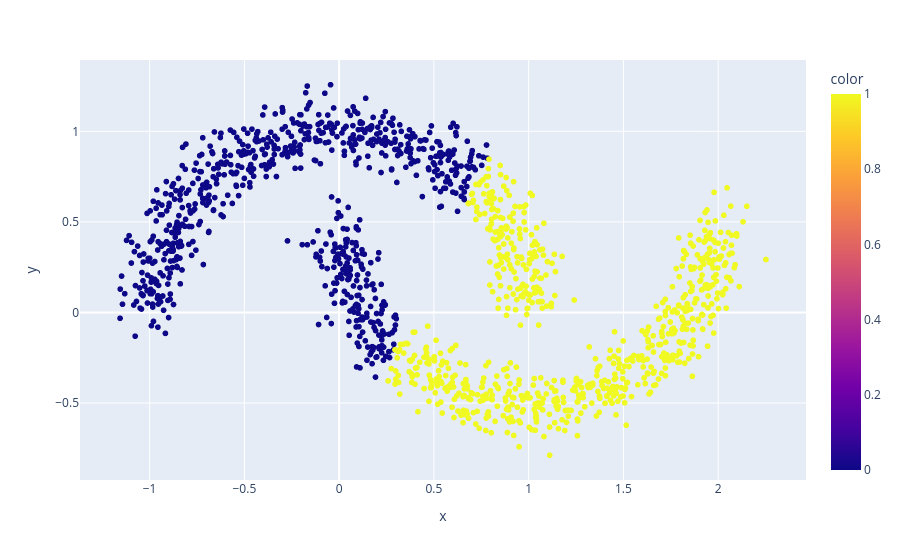

The code cell stored with this chart in its notebook:
### Code cell
Kmeans = KMeans(n_clusters=2)
rotulos_k = Kmeans.fit_predict(x_random)
grafico_k = px.scatter(x=x_random[:,0],y=x_random[:,1],color=rotulos_k)
grafico_k.show()

### Figure 1 — Plotly figure (JSON) as saved in the notebook; plotly's stock layout.template omitted (floating-point values rounded to 4 significant figures; data arrays with more than 128 entries replaced by an {"elided": "..."} marker saying what was removed)
{"data": [{"hovertemplate": "x=%{x}<br>y=%{y}<br>color=%{marker.color}<extra></extra>", "legendgroup": "", "marker": {"color": {"elided": "1500 int values"}, "coloraxis": "coloraxis", "symbol": "circle"}, "mode": "markers", "name": "", "showlegend": false, "type": "scattergl", "x": {"elided": "1500 float values"}, "xaxis": "x", "y": {"elided": "1500 float values"}, "yaxis": "y"}], "layout": {"coloraxis": {"colorbar": {"title": {"text": "color"}}, "colorscale": [[0, "#0d0887"], [0.1111, "#46039f"], [0.2222, "#7201a8"], [0.3333, "#9c179e"], [0.4444, "#bd3786"], [0.5556, "#d8576b"], [0.6667, "#ed7953"], [0.7778, "#fb9f3a"], [0.8889, "#fdca26"], [1, "#f0f921"]]}, "legend": {"tracegroupgap": 0}, "margin": {"t": 60}, "xaxis": {"anchor": "y", "domain": [0, 1], "title": {"text": "x"}}, "yaxis": {"anchor": "x", "domain": [0, 1], "title": {"text": "y"}}}}
